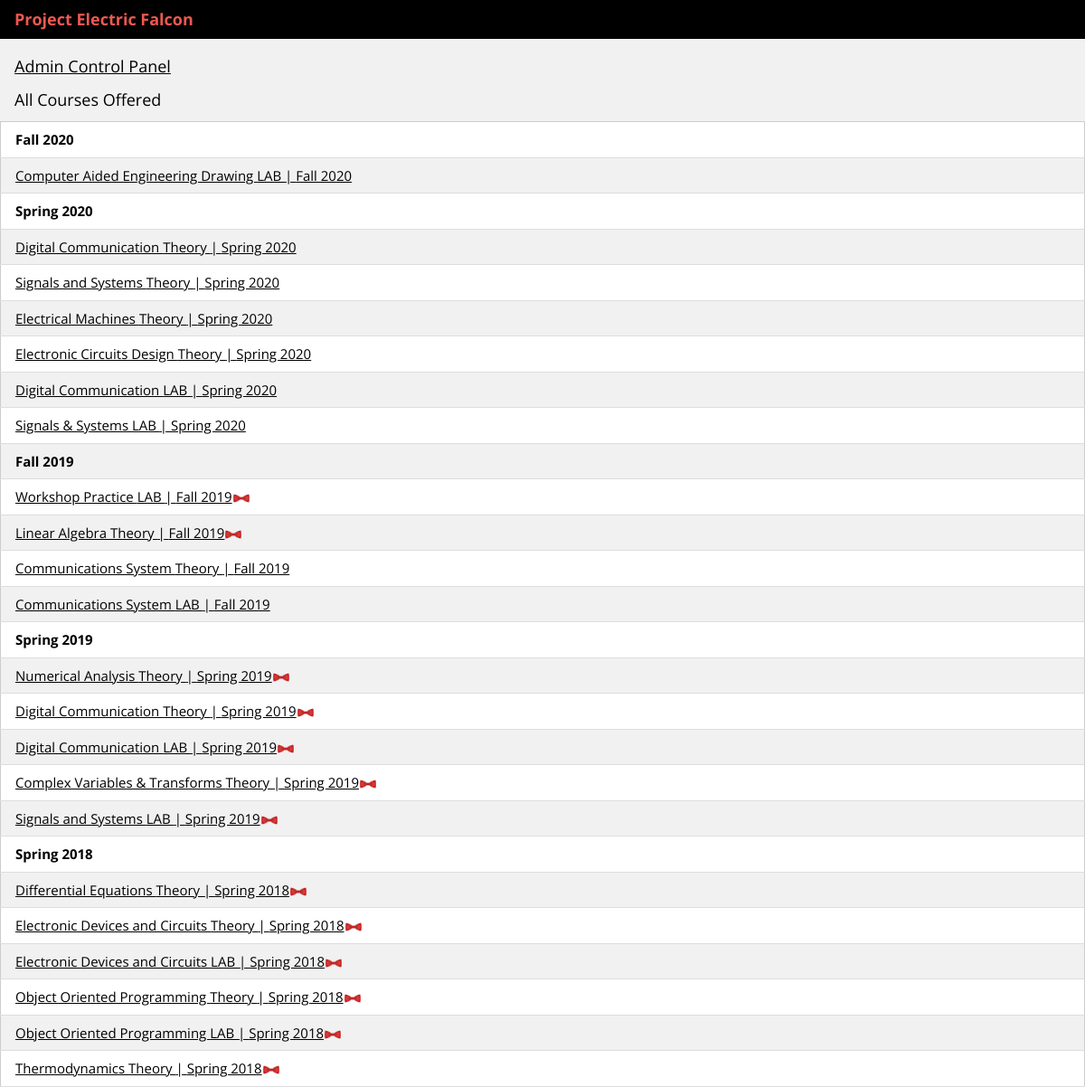
Page /index.php (signed in) on the earlier database version.
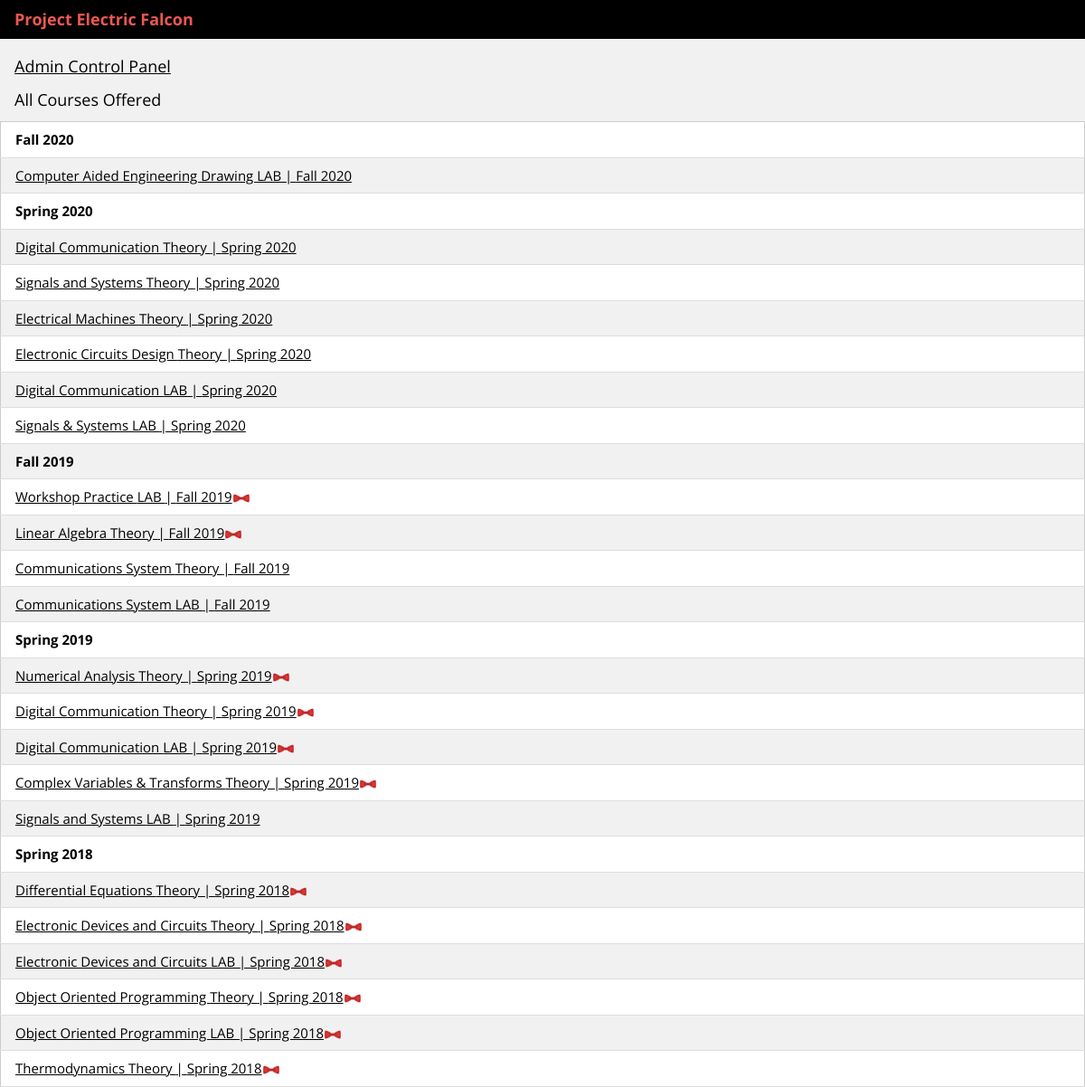
Same page on the later database version.
### tables this page shows
CREATE TABLE `courses_info` (
  `serial` int(11) NOT NULL,
  `course_id` varchar(20) NOT NULL,
  `course_code` varchar(20) NOT NULL,
  `course_title` text NOT NULL,
  `term_offer` text NOT NULL,
  `course_ended` tinyint(1) NOT NULL,
  `credit_hour` varchar(3) NOT NULL,
  `course_type` text NOT NULL,
  `instructor` text NOT NULL,
  `access_user` varchar(100) DEFAULT NULL,
  `course_description` text,
  `mid_weight` decimal(10,2) NOT NULL,
  `final_weight` decimal(10,2) NOT NULL,
  `quiz_weight` decimal(10,2) NOT NULL,
  `assign_weight` decimal(10,2) NOT NULL,
  `lab_weight` decimal(10,2) NOT NULL,
  `project_weight` decimal(10,2) NOT NULL,
  `viva_weight` decimal(10,2) NOT NULL,
  `presentation_weight` decimal(10,2) NOT NULL,
  `other_weight` decimal(10,2) NOT NULL,
  `atten_weight` decimal(10,2) NOT NULL,
  `CLO_count` int(100) DEFAULT NULL,
  `clo_details` varchar(3000) NOT NULL,
  `rubric_set_count` int(100) NOT NULL,
  `rubric_sets` text NOT NULL,
  `plos_enabled` varchar(100) NOT NULL,
  `PLO1` varchar(150) NOT NULL,
  `PLO2` varchar(150) NOT NULL,
  `PLO3` varchar(150) NOT NULL,
  `PLO4` varchar(150) NOT NULL,
  `PLO5` varchar(150) NOT NULL,
  `PLO6` varchar(150) NOT NULL,
  `PLO7` varchar(150) NOT NULL,
  `PLO8` varchar(150) NOT NULL,
  `PLO9` varchar(150) NOT NULL,
  `PLO10` varchar(150) NOT NULL,
  `PLO11` varchar(150) NOT NULL,
  `PLO12` varchar(150) NOT NULL
);

### functions/project_codename.php (called while the page is built)
<?php
function project_codename(){
    return "Project Electric Falcon";
}
?>

### functions/access_verify.php (called while the page is built)
<?php
function access_verify($course,$username,$conn){
    $discover_access_usernames = mysqli_fetch_assoc(mysqli_query($conn,"SELECT access_user FROM courses_info WHERE course_id='".$course."'"))['access_user'];
    $access_names = explode(":\^\:",$discover_access_usernames);
    for ($i=0;$i<count($access_names);$i++){
        if ($username == $access_names[$i])
            return 1;
    }
    return 0;
}
?>

### index.php (the view, shortened to what this page needs)
<?php
$conn = OpenCon();
?>
<!DOCTYPE html>
<html>
<link rel="stylesheet" href="w3images/w3.css">
<link rel="stylesheet" href="https://cdnjs.cloudflare.com/ajax/libs/font-awesome/4.7.0/css/font-awesome.min.css">
<body class="w3-light-grey">
<div class="w3-bar w3-top w3-black w3-large" style="z-index:4">
  <span class="w3-bar-item w3-centered"><b style="color:#ed5851"><?php echo project_codename() ?></b></span>
</div>
    <?php if ($_SESSION["username"]=='admin'): ?>
    <div class="w3-container" style="margin-top: 50px;">
        <h5><a href='admin/index.php'>Admin Control Panel</a></h5>
        <h5> All Courses Offered</h5>
    </div>
    <?php else: ?>
    <div class="w3-container" style="margin-top: 50px;">
        <h5>My Courses <a href="logout.php" class="w3-bar-item "><i class="fa fa-power-off"></i></a></h5>
    </div>
    <?php endif; ?>
	<div class="w3-bar-block">
		<table class='w3-table w3-striped w3-bordered w3-border w3-hoverable w3-white'>
            <?php
            $course_d = mysqli_query($conn,"SELECT course_id FROM courses_info");
            $course_list = array();
            while($course_id = mysqli_fetch_assoc($course_d)){
                $course_list[] = $course_id['course_id'];
            }
            $user_courses_id = array();
            $terms_offered = array();
            for ($i=0;$i<count($course_list);$i++){
                if(access_verify($course_list[$i],$_SESSION["username"],$conn)==1){
                    $user_courses_id[] = $course_list[$i];
                    $terms_offered[] = $offer_term = mysqli_fetch_assoc(mysqli_query($conn,"SELECT term_offer FROM courses_info WHERE course_id='".$course_list[$i]."'"))['term_offer'];
                }
            }
            $year = ['2021','2020','2019','2018','2017'];
            for ($yr=0;$yr<count($year);$yr++){
                if (in_array('Fall '.$year[$yr],$terms_offered))
                        Print ("<tr><th>Fall ".$year[$yr]."</th></th></tr>");
                for ($i=0;$i<count($terms_offered);$i++){
                    if ($terms_offered[$i] == 'Fall '.$year[$yr]){
                        $course = $user_courses_id[$i];
                        $course_title = mysqli_fetch_assoc(mysqli_query($conn,"SELECT course_title FROM courses_info WHERE course_id='".$course."'"))['course_title'];
                        $offer_term = mysqli_fetch_assoc(mysqli_query($conn,"SELECT term_offer FROM courses_info WHERE course_id='".$course."'"))['term_offer'];
                        $course_type = mysqli_fetch_assoc(mysqli_query($conn,"SELECT course_type FROM courses_info WHERE course_id='".$course."'"))['course_type'];
                        $course_end_status = mysqli_fetch_assoc(mysqli_query($conn,"SELECT course_ended FROM courses_info WHERE course_id='".$course."'"))['course_ended'];
                        if ($course_end_status == 1)
                            Print "<tr><td><a href=\"main.php?course=$course\">$course_title $course_type | $offer_term</a><img src=\"w3images/bow_icon_2.png\" style=\"width:20px;height:10px;\"></td></tr>";
                        else
                            Print "<tr><td><a href=\"main.php?course=$course\">$course_title $course_type | $offer_term</a></td></tr>";
                    }
                }
                if (in_array('Spring '.$year[$yr],$terms_offered))
                        Print ("<tr><th>Spring ".$year[$yr]."</th></th></tr>");
                for ($i=0;$i<count($terms_offered);$i++){
                    if ($terms_offered[$i] == 'Spring '.$year[$yr]){
                        $course = $user_courses_id[$i];
                        $course_title = mysqli_fetch_assoc(mysqli_query($conn,"SELECT course_title FROM courses_info WHERE course_id='".$course."'"))['course_title'];
                        $offer_term = mysqli_fetch_assoc(mysqli_query($conn,"SELECT term_offer FROM courses_info WHERE course_id='".$course."'"))['term_offer'];
                        $course_type = mysqli_fetch_assoc(mysqli_query($conn,"SELECT course_type FROM courses_info WHERE course_id='".$course."'"))['course_type'];
                        $course_end_status = mysqli_fetch_assoc(mysqli_query($conn,"SELECT course_ended FROM courses_info WHERE course_id='".$course."'"))['course_ended'];
                        if ($course_end_status == 1)
                            Print "<tr><td><a href=\"main.php?course=$course\">$course_title $course_type | $offer_term</a><img src=\"w3images/bow_icon_2.png\" style=\"width:20px;height:10px;\"></td></tr>";
                        else
                            Print "<tr><td><a href=\"main.php?course=$course\">$course_title $course_type | $offer_term</a></td></tr>";
                    }
                }
            }
            ?>
        </table>
	</div>
</body>
</html>

### w3images/w3.css (style rules this page uses)
*,*:before,*:after { box-sizing:inherit }
html { -ms-text-size-adjust:100%;-webkit-text-size-adjust:100% }
body { margin:0 }
a { background-color:transparent }
b,strong { font-weight:bolder }
img { border-style:none }
html,body { font-family:Verdana,sans-serif;font-size:15px;line-height:1.5 }
html { overflow-x:hidden }
h5 { font-size:18px }
h1,h2,h3,h4,h5,h6 { font-family:"Segoe UI",Arial,sans-serif;font-weight:400;margin:10px 0 }
img { vertical-align:middle }
a { color:inherit }
.w3-table,.w3-table-all { border-collapse:collapse;border-spacing:0;width:100%;display:table }
.w3-bordered tr,.w3-table-all tr { border-bottom:1px solid #ddd }
.w3-striped tbody tr:nth-child(even) { background-color:#f1f1f1 }
.w3-table td,.w3-table th,.w3-table-all td,.w3-table-all th { padding:8px 8px;display:table-cell;text-align:left;vertical-align:top }
.w3-table th:first-child,.w3-table td:first-child,.w3-table-all th:first-child,.w3-table-all td:first-child { padding-left:16px }
.w3-bar { width:100%;overflow:hidden }
.w3-bar .w3-bar-item { padding:8px 16px;float:left;width:auto;border:none;display:block;outline:0 }
.w3-container:after,.w3-container:before,.w3-panel:after,.w3-panel:before,.w3-row:after,.w3-row:before,.w3-row-padding:after,.w3-row-padding:before, .w3-cell-row:before,.w3-cell-row:after,.w3-clear:after,.w3-clear:before,.w3-bar:before,.w3-bar:after { content:"";display:table;clear:both }
.w3-top,.w3-bottom { position:fixed;width:100%;z-index:1 }
.w3-top { top:0 }
.w3-container,.w3-panel { padding:0.01em 16px }
.w3-large { font-size:18px!important }
.w3-border { border:1px solid #ccc!important }
.w3-white,.w3-hover-white:hover { color:#000!important;background-color:#fff!important }
.w3-black,.w3-hover-black:hover { color:#fff!important;background-color:#000!important }
.w3-light-grey,.w3-hover-light-grey:hover,.w3-light-gray,.w3-hover-light-gray:hover { color:#000!important;background-color:#f1f1f1!important }

### index.php (style rules this page uses)
html,body,h1,h2,h3,h4,h5 { font-family: "Open Sans", sans-serif }

Differences in the rows shown:
changed courses_info (number 16 of 22 on the later page): course_ended 1 → 0 (drawn)
Other differences:
list line gone: "Signals and Systems LAB Spring 2019"
new list line: "Signals and Systems LAB Spring 2019"
